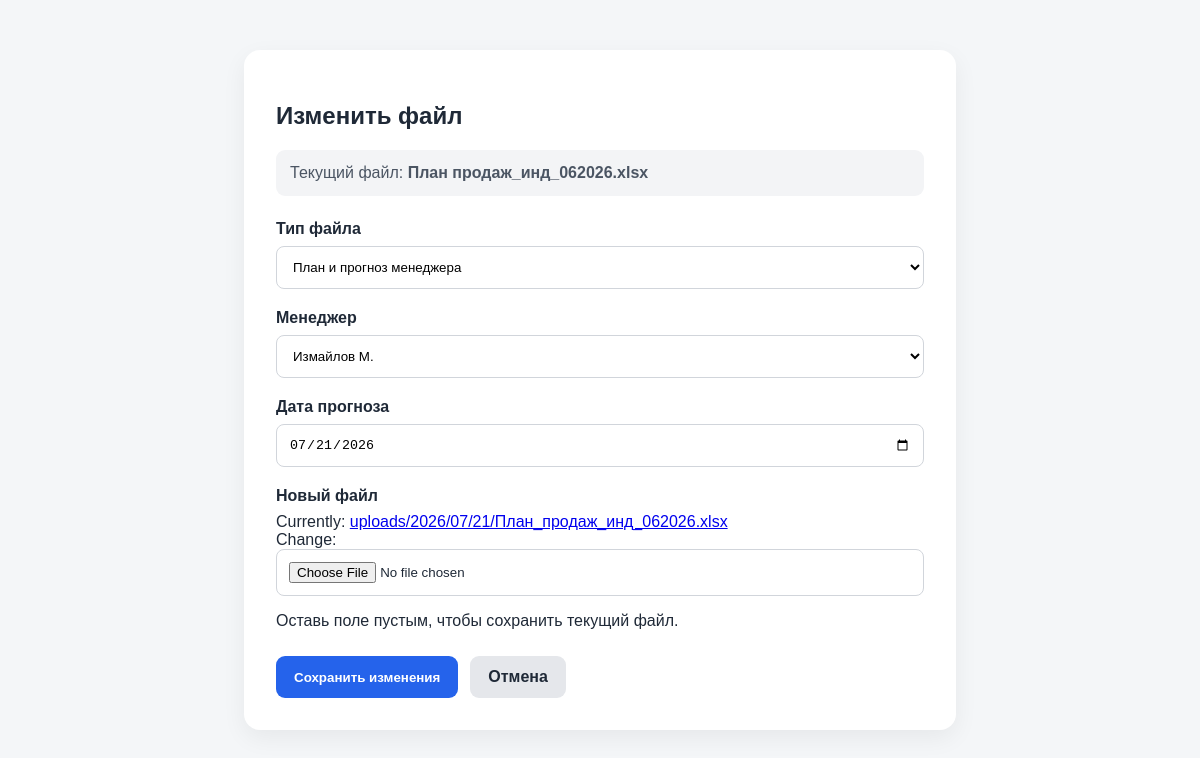
The page /uploads/23/edit/ (signed in) on the database its author committed.
### uploads/models.py (models this page shows, shortened)
class UploadedFile(models.Model):
    MANAGERS = [
        ("khusnutdinov", "Хуснутдинов А."),
        ("redko", "Редько В."),
        ("izmailov", "Измайлов М."),
        ("mustafin", "Мустафин Р."),
        ("polyakov", "Поляков А."),
        ("prasolov_soloviev", "Прасолов и Соловьёв"),
        ("fomichev", "Фомичев В."),
        ("khoroshevsky", "Хорошевский А."),
        ("tsarev", "Царёв М."),
        ("ushakov", "Ушаков А."),
    ]
    FILE_TYPES = [
        ("manager_forecast", "План и прогноз менеджера"),
        ("actual_sales", "Фактические продажи"),
        ("other", "Другой файл"),
    ]
    file = models.FileField(
        upload_to="uploads/%Y/%m/%d/"
    )
    original_name = models.CharField(
        max_length=255
    )
    file_type = models.CharField(
        max_length=30,
        choices=FILE_TYPES,
        default="manager_forecast",
    )
    manager = models.CharField(
        max_length=40,
        choices=MANAGERS,
        blank=True,
        null=True,
    )
    forecast_date = models.DateField(
        verbose_name="Дата прогноза",
        blank=True,
        null=True,
    )
    uploaded_by = models.ForeignKey(
        settings.AUTH_USER_MODEL,
        on_delete=models.PROTECT,
        related_name="uploaded_files",
    )
    uploaded_at = models.DateTimeField(
        auto_now_add=True
    )
    size_bytes = models.PositiveBigIntegerField(
        default=0
    )
    VALIDATION_STATUSES = [
        ("not_checked", "Не проверен"),
        ("valid", "Проверен"),
        ("warning", "Есть предупреждения"),
        ("error", "Ошибка"),
    ]
    validation_status = models.CharField(
        max_length=20,
        choices=VALIDATION_STATUSES,
        default="not_checked",
    )
    sheet_count = models.PositiveIntegerField(
        default=0,
    )
    row_count = models.PositiveIntegerField(
        default=0,
    )
    column_count = models.PositiveIntegerField(
        default=0,
    )
    validation_message = models.TextField(
        blank=True,
        default="",
    )
    validated_at = models.DateTimeField(
        blank=True,
        null=True,
    )

### uploads/views.py (the view)
@login_required
def edit_file(request, file_id):
    if not is_analyst(request.user):
        return render(
            request,
            "uploads/access_denied.html",
            status=403,
        )
    uploaded_file = get_object_or_404(
        UploadedFile,
        id=file_id,
    )
    old_file_path = uploaded_file.file.name
    if request.method == "POST":
        form = UploadFileForm(
            request.POST,
            request.FILES,
            instance=uploaded_file,
        )
        if form.is_valid():
            updated_file = form.save(commit=False)
            if "file" in request.FILES:
                new_file = request.FILES["file"]
                updated_file.original_name = new_file.name
                updated_file.size_bytes = new_file.size
                if old_file_path:
                    uploaded_file.file.storage.delete(old_file_path)
            updated_file.save()
            validate_uploaded_file(updated_file)
            return redirect("uploads:upload_files")
    else:
        form = UploadFileForm(instance=uploaded_file)
    return render(
        request,
        "uploads/edit_file.html",
        {
            "form": form,
            "uploaded_file": uploaded_file,
        },
    )

### uploads/forms.py (shortened to what this page needs)
class UploadFileForm(forms.ModelForm):
    class Meta:
        model = UploadedFile
        fields = [
            "file_type",
            "manager",
            "forecast_date",
            "file",
        ]
        widgets = {
            "file_type": forms.Select(),
            "manager": forms.Select(),
            "forecast_date": forms.DateInput(
                attrs={
                    "type": "date",
                }
            ),
            "file": forms.ClearableFileInput(
                attrs={
                    "accept": ".xlsx,.xls,.csv",
                }
            ),
        }
        labels = {
            "file_type": "Тип файла",
            "manager": "Менеджер",
            "forecast_date": "Дата прогноза",
            "file": "Файл",
        }
    def __init__(self, *args, **kwargs):
        super().__init__(*args, **kwargs)
        if self.instance and self.instance.pk:
            self.fields["file"].required = False
        else:
            self.fields["forecast_date"].initial = timezone.localdate()

### uploads/views.py (called while the page is built)
def is_analyst(user):
    return (
        user.is_superuser
        or user.groups.filter(name="Analyst").exists()
    )

### uploads/templates/uploads/edit_file.html (shortened to what this page needs)
<!DOCTYPE html>
<html lang="ru">
<head>
</head>
<body>
    <main class="container">
        <section class="panel">
            <h1>Изменить файл</h1>
            <div class="current-file">
                Текущий файл:
                <strong>{{ uploaded_file.original_name }}</strong>
            </div>
            <form method="post" enctype="multipart/form-data">
                <div class="form-group">
                    <label for="{{ form.file_type.id_for_label }}">
                        Тип файла
                    </label>
                    {{ form.file_type }}
                </div>
                <div class="form-group" id="manager-field">
                    <label for="{{ form.manager.id_for_label }}">
                        Менеджер
                    </label>
                    {{ form.manager }}
                </div>
                <div class="form-group" id="forecast-date-field">
                    <label for="{{ form.forecast_date.id_for_label }}">
                        Дата прогноза
                    </label>
                    {{ form.forecast_date }}
                </div>
                <div class="form-group">
                    <label for="{{ form.file.id_for_label }}">
                        Новый файл
                    </label>
                    {{ form.file }}
                    <p>
                        Оставь поле пустым, чтобы сохранить текущий файл.
                    </p>
                </div>
                <div class="actions">
                    <button type="submit" class="button button-save">
                        Сохранить изменения
                    </button>
                    <a
                        href="{% url 'uploads:upload_files' %}"
                        class="button button-cancel"
                    >
                        Отмена
                    </a>
                </div>
            </form>
        </section>
    </main>
</body>
</html>

### uploads/templates/uploads/edit_file.html (style rules this page uses)
* { box-sizing: border-box; }
body { margin: 0; font-family: Arial, sans-serif; background: #f4f6f8; color: #1f2937; }
.container { max-width: 760px; margin: 50px auto; padding: 0 24px; }
.panel { padding: 32px; background: #ffffff; border-radius: 16px; box-shadow: 0 8px 25px rgba(0, 0, 0, 0.06); }
.form-group { margin-bottom: 20px; }
label { display: block; margin-bottom: 8px; font-weight: 700; }
select, input[type="file"], input[type="date"] { width: 100%; padding: 12px; border: 1px solid #d1d5db; border-radius: 8px; background: white; }
.current-file { margin-bottom: 24px; padding: 14px; border-radius: 9px; background: #f3f4f6; color: #4b5563; }
.actions { display: flex; gap: 12px; margin-top: 26px; }
.button { display: inline-block; padding: 12px 18px; border: 0; border-radius: 9px; text-decoration: none; font-weight: 700; cursor: pointer; }
.button-save { background: #2563eb; color: #ffffff; }
.button-cancel { background: #e5e7eb; color: #1f2937; }

### rows shown on the page
UploadedFile: original_name "План продаж_инд_062026.xlsx", file_type "План и прогноз менеджера", manager "Измайлов М.", forecast_date "07/21/2026"
